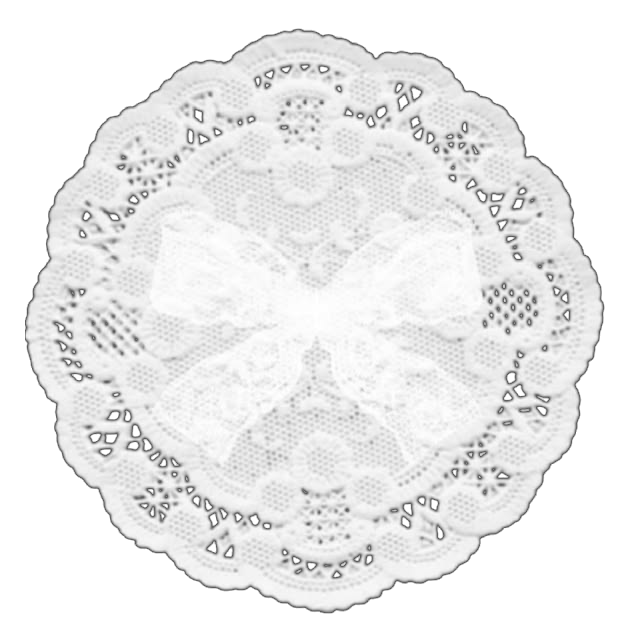
#> input picture assets/doily.png, 626 x 629 px
$ python matte_frame.py ../assets/doily.png ../assets/doily.png out.png
#> lines starting #> are read from the running program, lines starting #| are printed output that depends on the picture; after the words box and inside, x2 and y2 are one past the last pixel; in counts of white or black regions, pixels touching at a corner belong together
"""Rebuild transparency for a frame exported on a flat purple background.

Pixels inside the photo windows that fade smoothly out of the purple are
treated as a glow of *any* colour: each one becomes its brightest possible
foreground colour at the lowest possible opacity (so blue sky haze, white
glows and pink halos all fade over the photos). Textured things (fur, lace,
ruffles) and anything not connected to the purple by a smooth fade stay solid.
usage: python3 tools/matte_frame.py SRC.webp frames/theme-N.png [check.png]
"""
import sys
import numpy as np
from PIL import Image

P = np.array([167, 165, 195.])
SLOTS = [(90, 64), (550, 64), (90, 634), (550, 634)]
src, out = sys.argv[1], sys.argv[2]
CAP = 0.8
C = np.asarray(Image.open(src).convert('RGB')).astype(float)
H, W, _ = C.shape
#> H = 629; W = 626
inside = np.zeros((H, W), bool)
for x, y in SLOTS:
    inside[y:y + 550, x:x + 440] = True

# minimum-alpha matte against purple: push C away from P until it hits the RGB cube
d = C - P
with np.errstate(divide='ignore', invalid='ignore'):
    tmax = np.where(d > 0, (255 - P) / d, np.where(d < 0, (0 - P) / d, np.inf))
#> tmax: shape (629, 626, 3) float64; 0.07% of the values are NaN or infinite; the others: min 1, max 195, mean 1.91
t = np.min(tmax, axis=2)
t = np.clip(np.where(np.isfinite(t), t, 1), 1, None)
alpha = np.clip(1 / t, 0, 1)
alpha[np.linalg.norm(d, axis=2) < 4] = 0
F = np.clip(P + d * t[..., None], 0, 255)
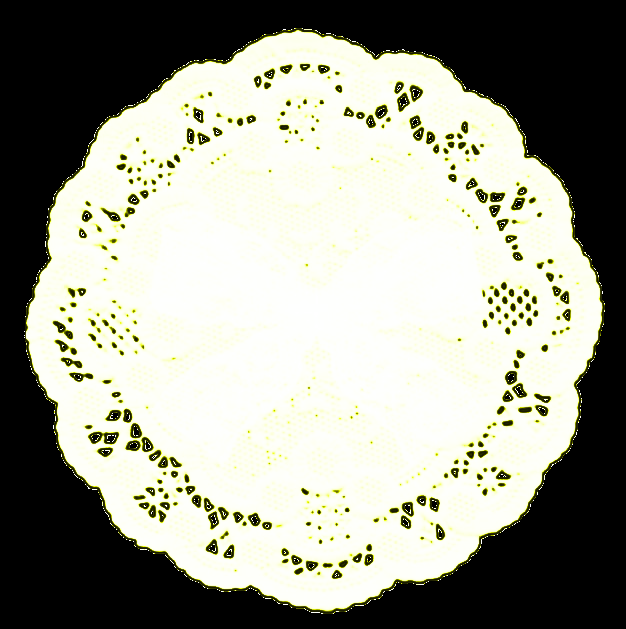
#> F: shape (629, 626, 3) float64; mean R, G, B 155.2, 156, 144.7


def box(v, r=2):
#> called with r = 2
    pad = np.pad(v, r, mode='edge')
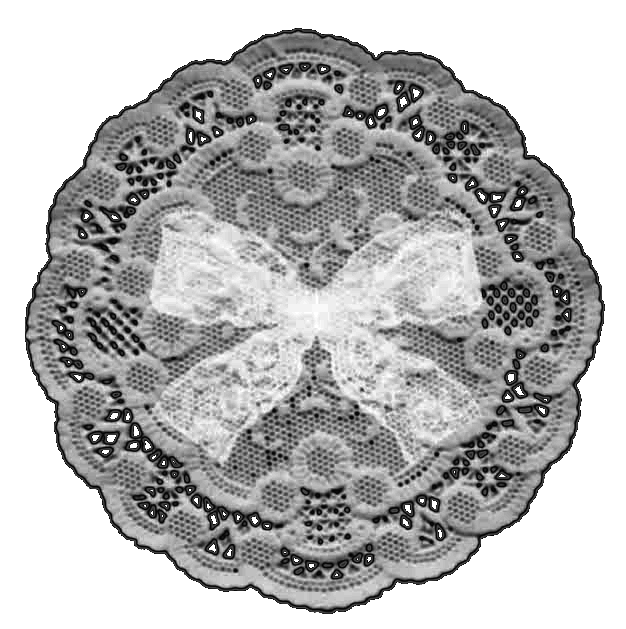
#> v: shape (629, 626) float64; min 0.0116, max 1, mean 0.715
    cs = np.pad(pad.cumsum(0).cumsum(1), ((1, 0), (1, 0)))
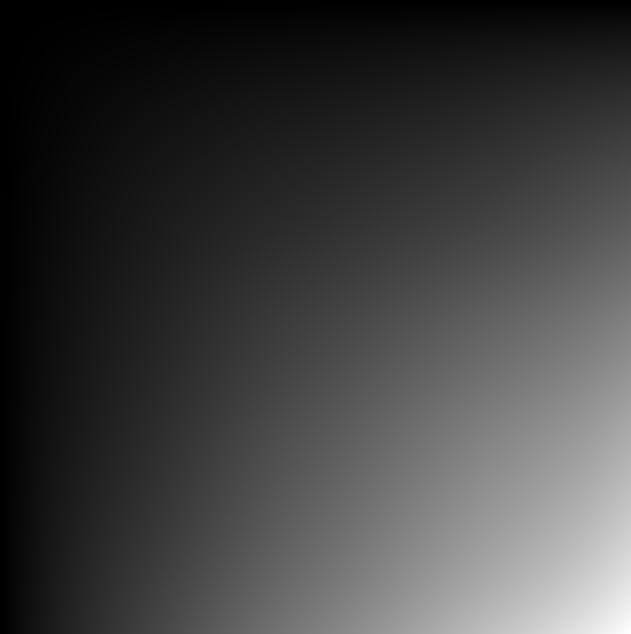
#> cs: shape (634, 631) float64; min 0, max 286748.2, mean 72017.8; drawn with min black and max white
    n = 2 * r + 1
    return (cs[n:, n:] - cs[:-n, n:] - cs[n:, :-n] + cs[:-n, :-n]) / (n * n)


std = np.sqrt(np.maximum(box(alpha * alpha) - box(alpha) ** 2, 0))
#> call 2 of box, with r = 2
#> in box (call 2), `return (cs[n:, n:] - cs[:-n, n:] - cs[n:, :-n] + cs[:-n, :-n]) / (n * n)`:
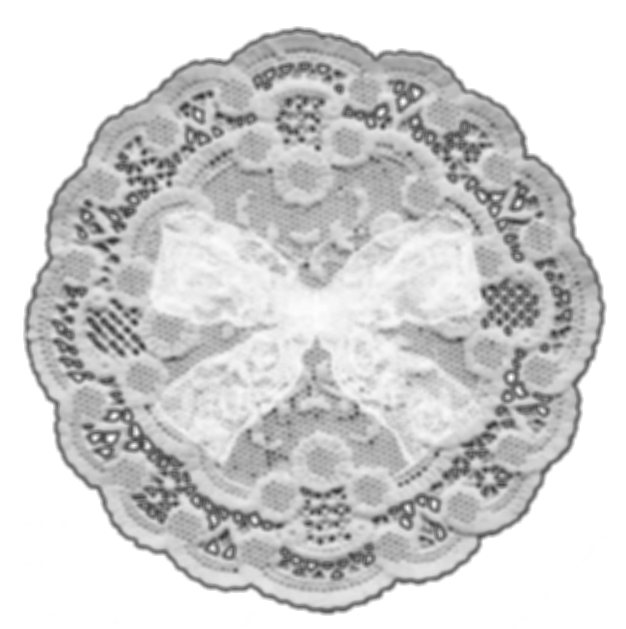
#> returned value: shape (629, 626) float64; min 0.191, max 1, mean 0.822
smooth = inside & (std < 0.06) & (alpha < CAP)
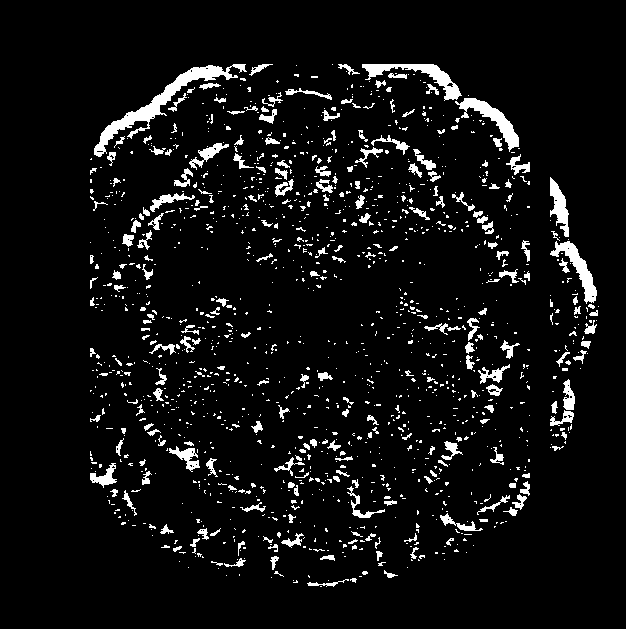
#> smooth: shape (629, 626) bool; 6.3% white; 1416 white regions (1169 under 20 px), largest, box (x1, y1, x2, y2) and area: (94, 64, 247, 157) 2041, (362, 64, 462, 101) 1003, (455, 98, 519, 152) 929


def shift(m, dy, dx, fill=False):
    o = np.full_like(m, fill)
    ys = slice(max(dy, 0), H + min(dy, 0)); yd = slice(max(-dy, 0), H + min(-dy, 0))
    xs = slice(max(dx, 0), W + min(dx, 0)); xd = slice(max(-dx, 0), W + min(-dx, 0))
    o[ys, xs] = m[yd, xd]
    return o


# grow the glow outward from pure purple through smooth, continuous fades
glow = inside & (alpha == 0)
#> glow: shape (629, 626) bool; every value is 0
for _ in range(500):
    grown = glow.copy()
    for dy, dx in ((1, 0), (-1, 0), (0, 1), (0, -1)):
        grown |= smooth & shift(glow, dy, dx) & (np.abs(alpha - shift(alpha, dy, dx, 0.0)) < 0.08)
    if (grown == glow).all():
        break
    glow = grown
# a 1px soft edge where solid objects meet the purple
near = np.zeros_like(glow)
for dy, dx in ((1, 0), (-1, 0), (0, 1), (0, -1), (1, 1), (-1, -1), (1, -1), (-1, 1)):
    near |= shift(glow, dy, dx)
edge = near & inside & ~glow & (alpha < 0.97)

A = np.ones((H, W))
OUT = C.copy()
sel = glow | edge
A[sel] = alpha[sel]
#> A: shape (629, 626) float64; every value is 1
OUT[sel] = F[sel]
A[A < 0.03] = 0
Image.fromarray(np.dstack([OUT, A * 255]).round().clip(0, 255).astype(np.uint8), 'RGBA').save(out, optimize=True)

if len(sys.argv) > 3:
    bg = np.zeros((H, W, 3), np.uint8); bg[:] = [230, 40, 120]; bg[:, ::40] = [40, 200, 80]
    im = Image.fromarray(bg).convert('RGBA'); im.alpha_composite(Image.open(out))
#> after `im = Image.fromarray(bg).convert('RGBA')`:
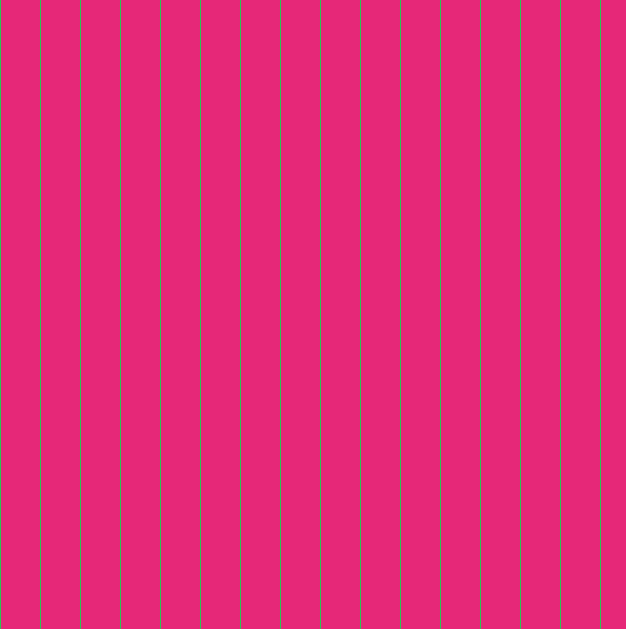
#> im: PIL image 626x629 RGBA; mean R, G, B, A 225.1, 44.1, 119, 255
    im.convert('RGB').resize((432, 540)).save(sys.argv[3])
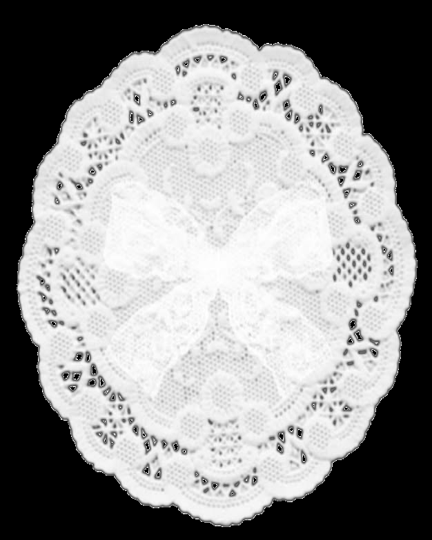
#> saved as out.png: PIL image 432x540 RGB; min 0, max 255, mean 144.6
